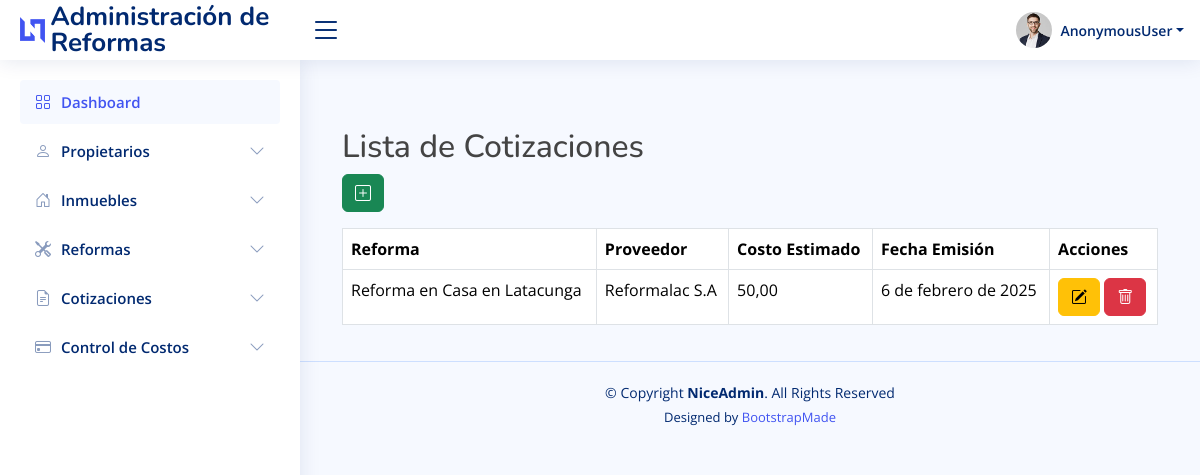
The app's page /cotizaciones/, older data.
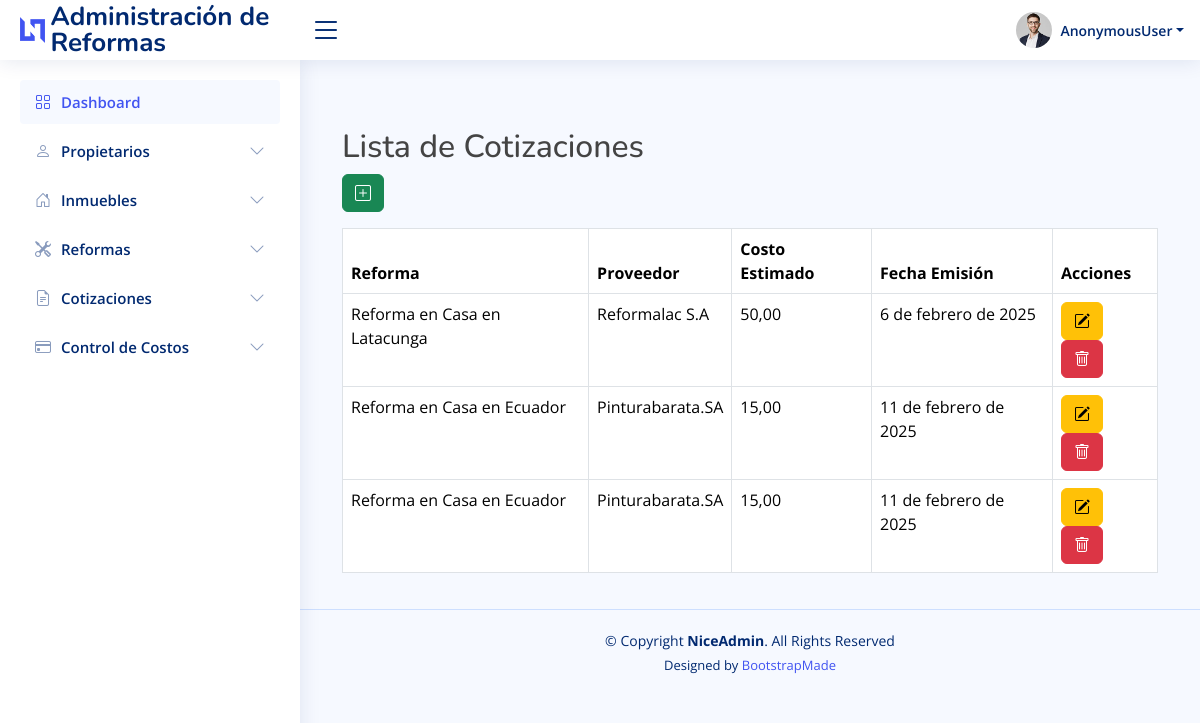
The same page, newer data.
### Apps/web/models.py (models this page shows, shortened)
class Cotizacion(models.Model):
    reforma = models.ForeignKey(Reforma, on_delete=models.CASCADE, related_name='cotizaciones', verbose_name='REFORMA DE LA COTIZACIÓN')
    proveedor = models.CharField(max_length=255, verbose_name='PROVEEDOR')
    costo_estimado = models.DecimalField(max_digits=10, decimal_places=2, verbose_name='COSTO ESTIMADO')
    descripcion = models.TextField(verbose_name='DESCRIPCIÓN DE LA COTIZACIÓN')
    fecha_emision = models.DateField(auto_now_add=True)
    fecha_vencimiento = models.DateField(verbose_name='FECHA DE VENCIMIENTO')

class Reforma(models.Model):
    inmueble = models.ForeignKey(Inmueble, on_delete=models.CASCADE, related_name='reformas', verbose_name='INMUEBLE DE LA REFORMA')
    descripcion = models.TextField(verbose_name='ACCIONES A REALIZAR')
    fecha_inicio = models.DateField(verbose_name='FECHA DE INICIO')
    fecha_terminacion = models.DateField(null=True, blank=True, verbose_name='FECHA DE FIN (DEJAR EN BLANCO SI NO SE HA FINALIZADO)')
    costo_estimado = models.DecimalField(max_digits=10, decimal_places=2, verbose_name='COSTO ESTIMADO')
    costo_real = models.DecimalField(max_digits=10, decimal_places=2, null=True, blank=True, verbose_name='COSTO REAL (DEJAR EN BLANCO SI AÚN NO SE TERMINA LA REFORMA)')
    estado = models.CharField(max_length=50, choices=[('En Proceso', 'En Proceso'), ('Finalizada', 'Finalizada'), ('Pendiente', 'Pendiente')], verbose_name='ESTADO DE LA REFORMA')
    def __str__(self):
        return f'Reforma en {self.inmueble}'

class Inmueble(models.Model):
    direccion = models.CharField(max_length=255, verbose_name='DIRECCIÓN')
    foto = models.ImageField(verbose_name='FOTO DEL INMUEBLE:', upload_to='inmuebles/', null=True)
    tipo = models.CharField(max_length=100, choices=[('Casa', 'Casa'), ('Departamento', 'Departamento'), ('Oficina', 'Oficina')], verbose_name='TIPO')
    propietario = models.ForeignKey(Propietario, on_delete=models.CASCADE, related_name='inmuebles', verbose_name='PROPIETARIO')
    descripcion = models.TextField(null=True, blank=True, verbose_name='DESCRIPCIÓN')
    fecha_adquisicion = models.DateField(verbose_name='FECHA DE ADQUISICIÓN')
    estado = models.CharField(max_length=50, choices=[('Activo', 'Activo'), ('Inactivo', 'Inactivo')], verbose_name='ESTADO')
    def __str__(self):
        return f'{self.tipo} en {self.direccion}'

### Apps/web/views.py (the view)
# urls.py: path('cotizaciones/', views.cotizacion_list, name='cotizaciones_list'),
def cotizacion_list(request):
    cotizaciones = Cotizacion.objects.all()
    return render(request, 'cotizaciones/lista.html', {'cotizaciones': cotizaciones})

### Apps/web/templates/cotizaciones/lista.html
{% extends 'base.html' %}
{% block main %}
<main id="main">
    <div class="container mt-5">
        <h2>Lista de Cotizaciones</h2>
        <a href="{% url 'cotizacion_create' %}" class="btn btn-success mb-3"><i class="bi bi-plus-square"></i></a>
        <table class="table table-bordered jquery_table">
            <thead>
                <tr>
                    <th>Reforma</th>
                    <th>Proveedor</th>
                    <th>Costo Estimado</th>
                    <th>Fecha Emisión</th>
                    <th>Acciones</th>
                </tr>
            </thead>
            <tbody>
                {% for cotizacion in cotizaciones %}
                    <tr>
                        <td>{{ cotizacion.reforma }}</td>
                        <td>{{ cotizacion.proveedor }}</td>
                        <td>{{ cotizacion.costo_estimado }}</td>
                        <td>{{ cotizacion.fecha_emision }}</td>
                        <td>
                            <a href="{% url 'cotizacion_edit' cotizacion.pk %}" class="btn btn-warning"><i class="bi bi-pencil-square"></i></a>
                            <a href="{% url 'cotizacion_delete' cotizacion.pk %}" class="btn btn-danger"><i class="bi bi-trash"></i></a>
                        </td>
                    </tr>
                {% empty %}
                    <tr>
                        <td colspan="5" class="text-center">No hay cotizaciones registradas.</td>
                    </tr>
                {% endfor %}
            </tbody>
        </table>
    </div>
</main>
{% endblock %}

### Apps/web/templates/base.html (shortened to what this page needs)
{% load static %}
<!DOCTYPE html>
<html lang="en">
<head>
    <link href="{% static 'assets/vendor/bootstrap/css/bootstrap.min.css' %}" rel="stylesheet">
    <link href="{% static 'assets/vendor/bootstrap-icons/bootstrap-icons.css' %}" rel="stylesheet">
    <link href="{% static 'assets/vendor/boxicons/css/boxicons.min.css' %}" rel="stylesheet">
    <link href="{% static 'assets/vendor/quill/quill.snow.css' %}" rel="stylesheet">
    <link href="{% static 'assets/vendor/quill/quill.bubble.css' %}" rel="stylesheet">
    <link href="{% static 'assets/vendor/remixicon/remixicon.css' %}" rel="stylesheet">
    <link href="{% static 'assets/vendor/simple-datatables/style.css' %}" rel="stylesheet">
    <link href="{% static 'assets/vendor/izitoast/css/iziToast.min.css' %}" rel="stylesheet">
    <link href="{% static 'assets/vendor/datatables/dataTables.dataTables.css' %}" rel="stylesheet">
    <link href="{% static 'assets/vendor/datatables/buttons.dataTables.css' %}" rel="stylesheet">
    <link href="{% static 'assets\vendor\datatables\font-awesome.min.css' %}" rel="stylesheet">
    <link href="{% static 'assets/css/style.css' %}" rel="stylesheet">
    <link rel="stylesheet" href="{% static 'assets/vendor/select2/css/select2.css' %}">
    <link rel="stylesheet" href="{% static 'assets\vendor\file-input\css\fileinput.css' %}">
</head>
<body>
    <header id="header" class="header fixed-top d-flex align-items-center">
        <div class="d-flex align-items-center justify-content-between">
            <a href="/" class="logo d-flex align-items-center">
                <img src="{% static 'assets/img/logo.png' %}" alt="">
                <span class="d-none d-lg-block">Administración de Reformas</span>
            </a>
            <i class="bi bi-list toggle-sidebar-btn"></i>
        </div>
        <nav class="header-nav ms-auto">
            <ul class="d-flex align-items-center">
                <li class="nav-item dropdown pe-3">
                    <a class="nav-link nav-profile d-flex align-items-center pe-0" href="#" data-bs-toggle="dropdown">
                        <img src="{% static 'assets/img/profile-img.jpg' %}" alt="Profile" class="rounded-circle">
                        <span class="d-none d-md-block dropdown-toggle ps-2">{{user}}</span>
                    </a>
                </li>
            </ul>
        </nav>
    </header>
<aside id="sidebar" class="sidebar">
    <ul class="sidebar-nav" id="sidebar-nav">
        <li class="nav-item">
            <a class="nav-link " href="/">
                <i class="bi bi-grid"></i>
                <span>Dashboard</span>
            </a>
        </li>
        <li class="nav-item">
            <a class="nav-link collapsed" data-bs-target="#propietarios" data-bs-toggle="collapse" href="#">
                <i class="bi bi-person"></i><span>Propietarios</span><i class="bi bi-chevron-down ms-auto"></i>
            </a>
        </li>
        <li class="nav-item">
            <a class="nav-link collapsed" data-bs-target="#inmuebles" data-bs-toggle="collapse" href="#">
                <i class="bi bi-house-door"></i><span>Inmuebles</span><i class="bi bi-chevron-down ms-auto"></i>
            </a>
        </li>
        <li class="nav-item">
            <a class="nav-link collapsed" data-bs-target="#reformas" data-bs-toggle="collapse" href="#">
                <i class="bi bi-tools"></i><span>Reformas</span><i class="bi bi-chevron-down ms-auto"></i>
            </a>
        </li>
        <li class="nav-item">
            <a class="nav-link collapsed" data-bs-target="#cotizaciones" data-bs-toggle="collapse" href="#">
                <i class="bi bi-file-earmark-text"></i><span>Cotizaciones</span><i class="bi bi-chevron-down ms-auto"></i>
            </a>
        </li>
        <li class="nav-item">
            <a class="nav-link collapsed" data-bs-target="#costos" data-bs-toggle="collapse" href="#">
                <i class="bi bi-credit-card"></i><span>Control de Costos</span><i class="bi bi-chevron-down ms-auto"></i>
            </a>
        </li>
    </ul>
</aside>
    {% block main %}
    {% endblock %}
    <footer id="footer" class="footer">
        <div class="copyright">
            &copy; Copyright <strong><span>NiceAdmin</span></strong>. All Rights Reserved
        </div>
        <div class="credits">
            Designed by <a href="https://bootstrapmade.com/">BootstrapMade</a>
        </div>
    </footer>
</body>
</html>

### static/assets/css/style.css (style rules this page uses)
:root { scroll-behavior: smooth; }
body { font-family: "Open Sans", sans-serif; background: #f6f9ff; color: #444444; }
a { color: #4154f1; text-decoration: none; }
h1, h2, h3, h4, h5, h6 { font-family: "Nunito", sans-serif; }
#main { margin-top: 60px; padding: 20px 30px; transition: all 0.3s; }
.logo { line-height: 1; }
@media (min-width: 1200px) { .logo { width: 280px; } }
.logo img { max-height: 26px; margin-right: 6px; }
.logo span { font-size: 26px; font-weight: 700; color: #012970; font-family: "Nunito", sans-serif; }
.header { transition: all 0.5s; z-index: 997; height: 60px; box-shadow: 0px 2px 20px rgba(1, 41, 112, 0.1); background-color: #fff; padding-left: 20px; }
.header .toggle-sidebar-btn { font-size: 32px; padding-left: 10px; cursor: pointer; color: #012970; }
.header-nav ul { list-style: none; }
.header-nav>ul { margin: 0; padding: 0; }
.header-nav .nav-profile { color: #012970; }
.header-nav .nav-profile img { max-height: 36px; }
.header-nav .nav-profile span { font-size: 14px; font-weight: 600; }
.sidebar { position: fixed; top: 60px; left: 0; bottom: 0; width: 300px; z-index: 996; transition: all 0.3s; padding: 20px; overflow-y: auto; scrollbar-width: thin; scrollbar-color: #aab7cf transparent; box-shadow: 0px 0px 20px rgba(1, 41, 112, 0.1); background-color: #fff; }
@media (min-width: 1200px) { #main, #footer { margin-left: 300px; } }
.sidebar-nav { padding: 0; margin: 0; list-style: none; }
.sidebar-nav li { padding: 0; margin: 0; list-style: none; }
.sidebar-nav .nav-item { margin-bottom: 5px; }
.sidebar-nav .nav-link { display: flex; align-items: center; font-size: 15px; font-weight: 600; color: #4154f1; transition: 0.3; background: #f6f9ff; padding: 10px 15px; border-radius: 4px; }
.sidebar-nav .nav-link i { font-size: 16px; margin-right: 10px; color: #4154f1; }
.sidebar-nav .nav-link.collapsed { color: #012970; background: #fff; }
.sidebar-nav .nav-link.collapsed i { color: #899bbd; }
.sidebar-nav .nav-link .bi-chevron-down { margin-right: 0; transition: transform 0.2s ease-in-out; }
.footer { padding: 20px 0; font-size: 14px; transition: all 0.3s; border-top: 1px solid #cddfff; }
.footer .copyright { text-align: center; color: #012970; }
.footer .credits { padding-top: 5px; text-align: center; font-size: 13px; color: #012970; }

Row changes from the older to the newer data that the page shows:
added Cotizacion: reforma "Reforma en Casa en Ecuador", proveedor "Pinturabarata.SA", costo_estimado "15,00", fecha_emision "11 de febrero de 2025"
added Cotizacion: reforma "Reforma en Casa en Ecuador", proveedor "Pinturabarata.SA", costo_estimado "15,00", fecha_emision "11 de febrero de 2025"
